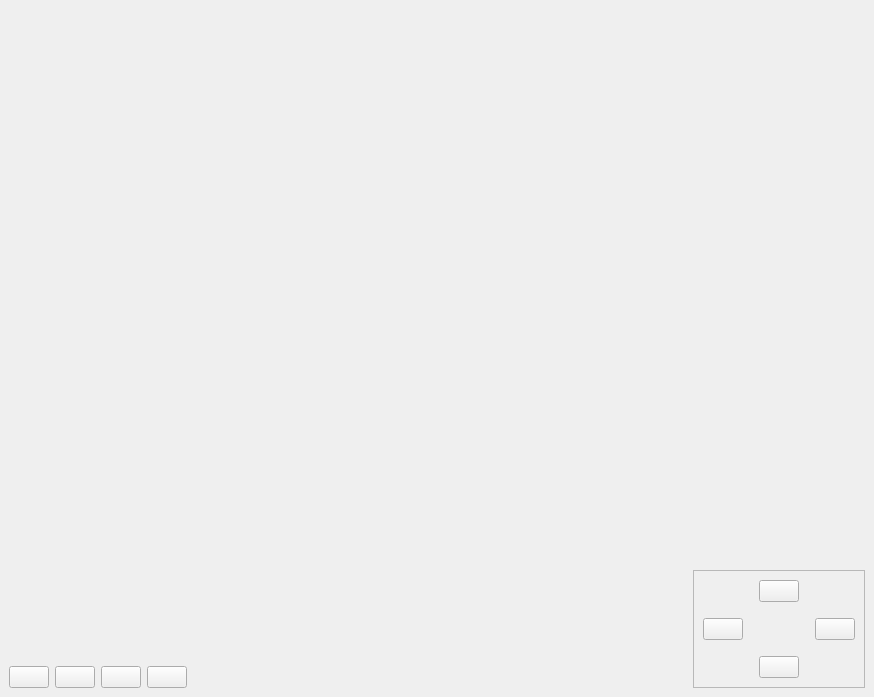
<?xml version="1.0" encoding="UTF-8"?>
<ui version="4.0">
 <class>PTZCameraController</class>
 <widget class="QMainWindow" name="PTZCameraController">
  <property name="geometry">
   <rect>
    <x>0</x>
    <y>0</y>
    <width>874</width>
    <height>697</height>
   </rect>
  </property>
  <property name="windowTitle">
   <string>MainWindow</string>
  </property>
  <widget class="QWidget" name="widget">
   <property name="styleSheet">
    <string notr="true">QPushButton#pan_minus
{
border-size: 0px 0px 0px 0x;
}</string>
   </property>
   <layout class="QVBoxLayout" name="verticalLayout" stretch="10,1">
    <item>
     <widget class="QLabel" name="video_frame">
      <property name="text">
       <string/>
      </property>
      <property name="scaledContents">
       <bool>false</bool>
      </property>
      <property name="alignment">
       <set>Qt::AlignCenter</set>
      </property>
     </widget>
    </item>
    <item>
     <layout class="QGridLayout" name="gridLayout" rowstretch="11,0,0,0" columnstretch="1,0,0,0,0,0">
      <item row="2" column="5" rowspan="2">
       <widget class="QFrame" name="frame">
        <property name="frameShape">
         <enum>QFrame::StyledPanel</enum>
        </property>
        <property name="frameShadow">
         <enum>QFrame::Raised</enum>
        </property>
        <layout class="QGridLayout" name="gridLayout_2">
         <property name="spacing">
          <number>16</number>
         </property>
         <item row="3" column="2">
          <widget class="QPushButton" name="pan_minus">
           <property name="sizePolicy">
            <sizepolicy hsizetype="Fixed" vsizetype="Fixed">
             <horstretch>0</horstretch>
             <verstretch>0</verstretch>
            </sizepolicy>
           </property>
           <property name="text">
            <string/>
           </property>
           <property name="icon">
            <iconset resource="resources.qrc">
             <normaloff>:/images/utils/arrow_down.png</normaloff>:/images/utils/arrow_down.png</iconset>
           </property>
           <property name="iconSize">
            <size>
             <width>24</width>
             <height>24</height>
            </size>
           </property>
          </widget>
         </item>
         <item row="1" column="2">
          <widget class="QPushButton" name="pan_plus">
           <property name="sizePolicy">
            <sizepolicy hsizetype="Fixed" vsizetype="Fixed">
             <horstretch>0</horstretch>
             <verstretch>0</verstretch>
            </sizepolicy>
           </property>
           <property name="text">
            <string/>
           </property>
           <property name="icon">
            <iconset resource="resources.qrc">
             <normaloff>:/images/utils/arrow_up.png</normaloff>:/images/utils/arrow_up.png</iconset>
           </property>
           <property name="iconSize">
            <size>
             <width>24</width>
             <height>24</height>
            </size>
           </property>
          </widget>
         </item>
         <item row="2" column="3">
          <widget class="QPushButton" name="tilt_plus">
           <property name="sizePolicy">
            <sizepolicy hsizetype="Fixed" vsizetype="Fixed">
             <horstretch>0</horstretch>
             <verstretch>0</verstretch>
            </sizepolicy>
           </property>
           <property name="text">
            <string/>
           </property>
           <property name="icon">
            <iconset resource="resources.qrc">
             <normaloff>:/images/utils/arrow_right.png</normaloff>:/images/utils/arrow_right.png</iconset>
           </property>
           <property name="iconSize">
            <size>
             <width>24</width>
             <height>24</height>
            </size>
           </property>
          </widget>
         </item>
         <item row="2" column="0">
          <widget class="QPushButton" name="tilt_minus">
           <property name="sizePolicy">
            <sizepolicy hsizetype="Fixed" vsizetype="Fixed">
             <horstretch>0</horstretch>
             <verstretch>0</verstretch>
            </sizepolicy>
           </property>
           <property name="text">
            <string/>
           </property>
           <property name="icon">
            <iconset resource="resources.qrc">
             <normaloff>:/images/utils/arrow_left.png</normaloff>:/images/utils/arrow_left.png</iconset>
           </property>
           <property name="iconSize">
            <size>
             <width>24</width>
             <height>24</height>
            </size>
           </property>
          </widget>
         </item>
        </layout>
       </widget>
      </item>
      <item row="3" column="1">
       <widget class="QPushButton" name="record">
        <property name="sizePolicy">
         <sizepolicy hsizetype="Fixed" vsizetype="Fixed">
          <horstretch>0</horstretch>
          <verstretch>0</verstretch>
         </sizepolicy>
        </property>
        <property name="text">
         <string/>
        </property>
        <property name="icon">
         <iconset resource="resources.qrc">
          <normaloff>:/images/utils/record.png</normaloff>:/images/utils/record.png</iconset>
        </property>
        <property name="iconSize">
         <size>
          <width>48</width>
          <height>48</height>
         </size>
        </property>
       </widget>
      </item>
      <item row="3" column="0">
       <widget class="QPushButton" name="settings">
        <property name="sizePolicy">
         <sizepolicy hsizetype="Fixed" vsizetype="Fixed">
          <horstretch>0</horstretch>
          <verstretch>0</verstretch>
         </sizepolicy>
        </property>
        <property name="text">
         <string/>
        </property>
        <property name="icon">
         <iconset resource="resources.qrc">
          <normaloff>:/images/utils/settings2.png</normaloff>:/images/utils/settings2.png</iconset>
        </property>
        <property name="iconSize">
         <size>
          <width>48</width>
          <height>48</height>
         </size>
        </property>
       </widget>
      </item>
      <item row="3" column="4">
       <spacer name="horizontalSpacer">
        <property name="orientation">
         <enum>Qt::Horizontal</enum>
        </property>
        <property name="sizeHint" stdset="0">
         <size>
          <width>40</width>
          <height>20</height>
         </size>
        </property>
       </spacer>
      </item>
      <item row="3" column="2">
       <widget class="QPushButton" name="zoom_minus">
        <property name="sizePolicy">
         <sizepolicy hsizetype="Fixed" vsizetype="Fixed">
          <horstretch>0</horstretch>
          <verstretch>0</verstretch>
         </sizepolicy>
        </property>
        <property name="text">
         <string/>
        </property>
        <property name="icon">
         <iconset resource="resources.qrc">
          <normaloff>:/images/utils/zoomout.png</normaloff>:/images/utils/zoomout.png</iconset>
        </property>
        <property name="iconSize">
         <size>
          <width>48</width>
          <height>48</height>
         </size>
        </property>
       </widget>
      </item>
      <item row="3" column="3">
       <widget class="QPushButton" name="zoom_plus">
        <property name="sizePolicy">
         <sizepolicy hsizetype="Fixed" vsizetype="Fixed">
          <horstretch>0</horstretch>
          <verstretch>0</verstretch>
         </sizepolicy>
        </property>
        <property name="text">
         <string/>
        </property>
        <property name="icon">
         <iconset resource="resources.qrc">
          <normaloff>:/images/utils/zoomin.png</normaloff>:/images/utils/zoomin.png</iconset>
        </property>
        <property name="iconSize">
         <size>
          <width>48</width>
          <height>48</height>
         </size>
        </property>
       </widget>
      </item>
     </layout>
    </item>
   </layout>
  </widget>
 </widget>
 <resources>
  <include location="resources.qrc"/>
 </resources>
 <connections/>
</ui>
